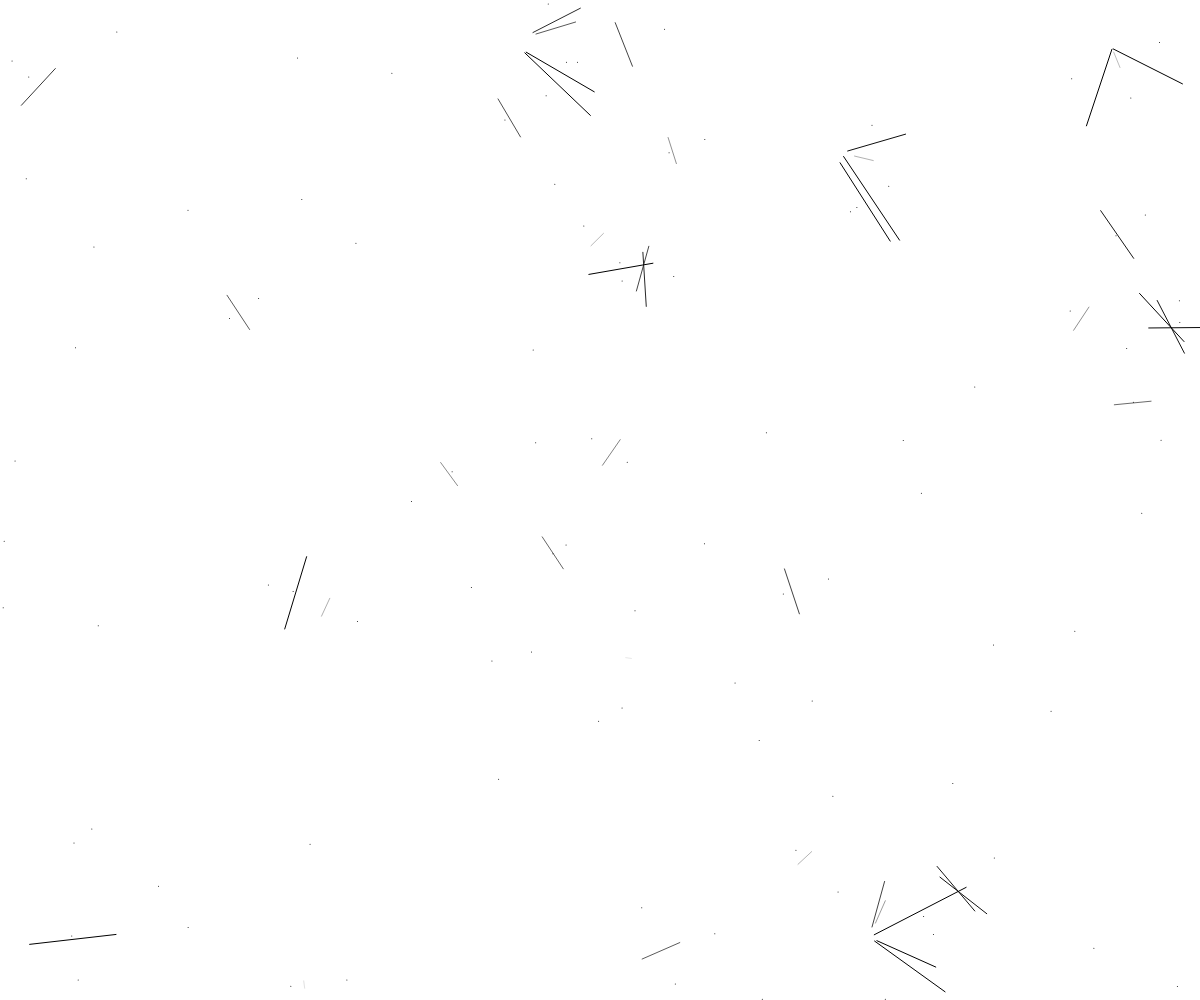
Frame 1 (no input)
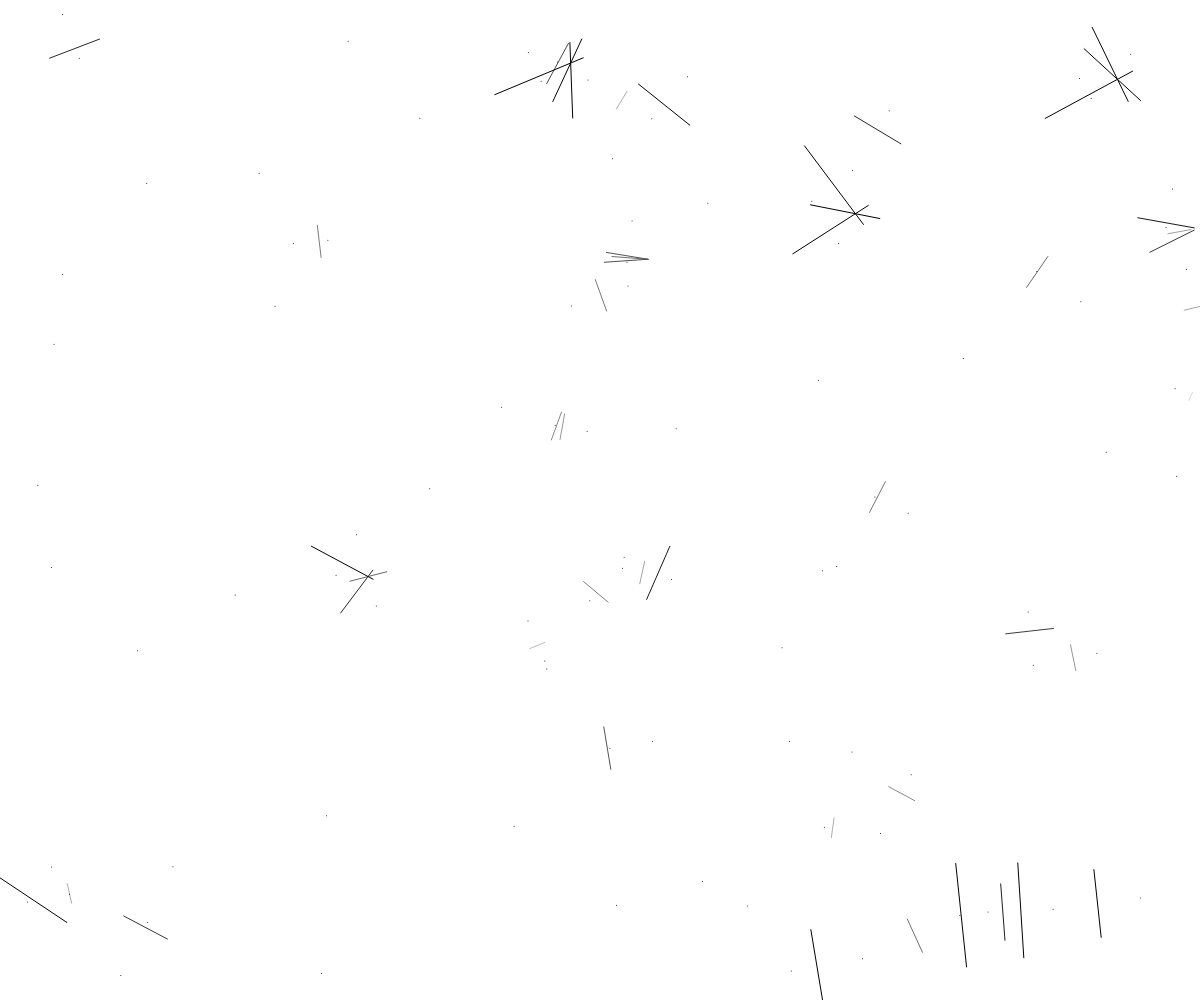
Frame 60 (no input)
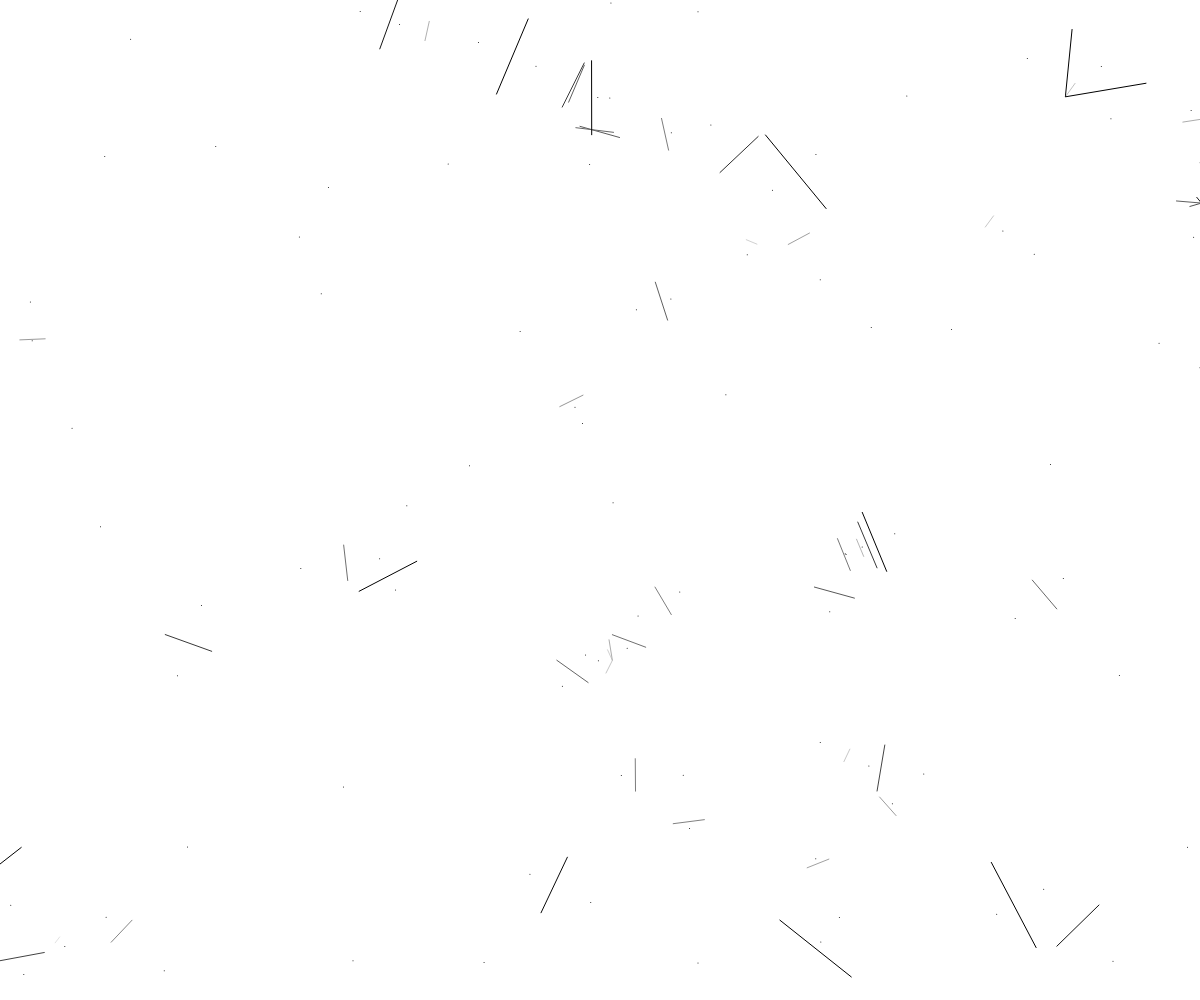
Frame 120 (the mouse pressed at the canvas centre since frame 60)

The p5.js sketch that drew these frames (run headless with seeded random() and noise() and a simulated clock; from frame 60 on, the mouse is pressed at the canvas centre):

// p5.js sketch
// ── sketch.js
/* 
   
   Structure 3 
   
   A surface filled with one hundred medium to small sized circles. 
   Each circle has a different size and direction, but moves at the same slow rate. 
   Display: 
   >>> A. The instantaneous intersections of the circles 
   B. The aggregate intersections of the circles 
   
   Ported to p5.js by Casey Reas
   11 July 2016
   p5.js 0.5.2
  
   Restored by Casey Reas <http://reas.com> 
   22 June 2016 
   Processing v.3.1.1 <http://processing.org> 
   
   Implemented by Casey Reas <http://groupc.net> 
   8 March 2004 
   Processing v.68 <http://processing.org> 
 
*/

var numCircle = 100;
var circles = [];

function setup() {
  createCanvas(windowWidth, windowHeight);
  frameRate(30);
  for (var i = 0; i < numCircle; i++) {
    var x = random(width);
    var y = random(height);
    var r = random(10, 60);
    var xspeed = random(-1.0, 1.0);
    var yspeed = random(-1.0, 1.0);
    circles[i] = new Circle(x, y, r, xspeed, yspeed, i);
  }
}

function draw() {
  background(255);
  for (var i = 0; i < circles.length; i++) {
    circles[i].update();
  }
  for (var j = 0; j < circles.length; j++) {
    circles[j].move();
  }
  for (var j = 0; j < circles.length; j++) {
    circles[j].makePoint();
  }
}

function windowResized() {
  resizeCanvas(windowWidth, windowHeight);
  console.log("HI")
}

function Circle(px, py, pr, psp, pysp, pid) {
  this.x = px;
  this.y = py;
  this.r = pr;
  this.r2 = this.r * this.r;
  this.sp = psp;
  this.ysp = pysp;
  this.id = pid;

  this.update = function() {
    for (var i = this.id + 1; i < numCircle; i++) {
      intersect(circles[this.id], circles[i]);
    }
  }
  
  this.makePoint = function() {
    stroke(0);
    point(this.x, this.y);
  }

  this.move = function() {
    this.x += this.sp;
    this.y += this.ysp;
    if (this.sp > 0) {
      if (this.x > width + this.r) {
        this.x = -this.r;
      }
    } else {
      if (this.x < -this.r) {
        this.x = width + this.r;
      }
    }
    if (this.ysp > 0) {
      if (this.y > height + this.r) {
        this.y = -this.r;
      }
    } else {
      if (this.y < -this.r) {
        this.y = height + this.r;
      }
    }
  }
}

function intersect(cA, cB) {

  var dx = cA.x - cB.x;
  var dy = cA.y - cB.y;
  var d2 = dx * dx + dy * dy;
  var d = sqrt(d2);

  if ((d > cA.r + cB.r) || (d < abs(cA.r - cB.r))) {
    return; // no solution 
  }

  var a = (cA.r2 - cB.r2 + d2) / (2 * d);
  var h = sqrt(cA.r2 - a * a);
  var x2 = cA.x + a * (cB.x - cA.x) / d;
  var y2 = cA.y + a * (cB.y - cA.y) / d;

  var paX = x2 + h * (cB.y - cA.y) / d;
  var paY = y2 - h * (cB.x - cA.x) / d;
  var pbX = x2 - h * (cB.y - cA.y) / d;
  var pbY = y2 + h * (cB.x - cA.x) / d;

  stroke(255-dist(paX, paY, pbX, pbY)*4); 
  line(paX, paY, pbX, pbY);

}
